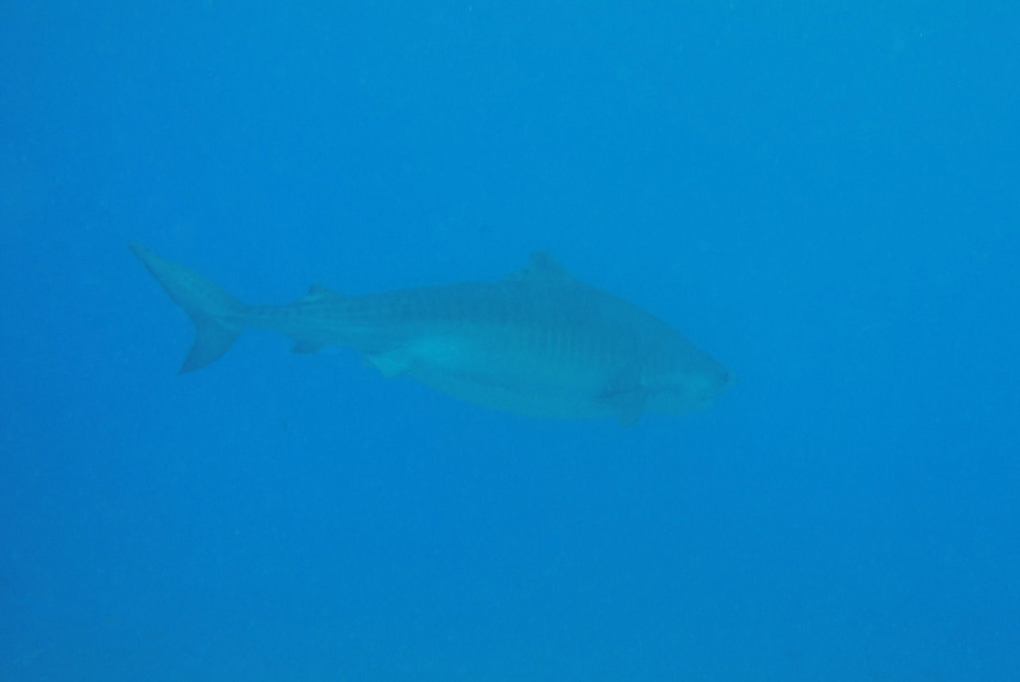
#> input picture 4th Year/Image-Processing/Assignments/Assignment1/Shark 1.PNG, 1020 x 682 px; its folder holds only this picture in this run
$ jupyter execute Assignment1.ipynb
#> lines starting #> are read from the running program, lines starting #| are printed output that depends on the picture; after the words box and inside, x2 and y2 are one past the last pixel; in counts of white or black regions, pixels touching at a corner belong together
[cell 1]
# ---------- To run the program just click 'Run All' and the file opener will come up (make sure to check your background applications)
# ---------- Select the image containing the Shark and the enhanced shark will show up (once more make sure to check your background applications)
# ---------- To stop the image, press any key or close it manually
import cv2
import easygui
from matplotlib import pyplot as plt
import numpy as np

# Read an image
I = easygui.fileopenbox(filetypes=["*.jpg","*.jpeg","*.png"])
#> the answer given: Shark 1.PNG
I = cv2.imread(I)
#> I is the input picture: shape (682, 1020, 3); mean B, G, R 198.7, 130, 4

# Resize image in case is too large or small
down_width = 1000
down_height = 500
down_points = (down_width, down_height)
I = cv2.resize(I, down_points, interpolation= cv2.INTER_LINEAR)
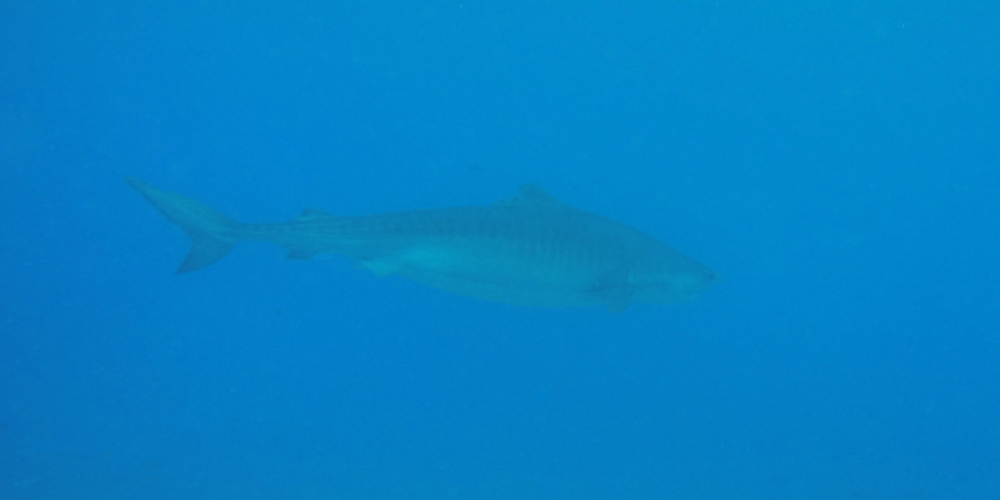
#> I: shape (500, 1000, 3); mean B, G, R 198.6, 129.9, 3.9

# Convert image to gray
grayImage = cv2.cvtColor(I, cv2.COLOR_BGR2GRAY)
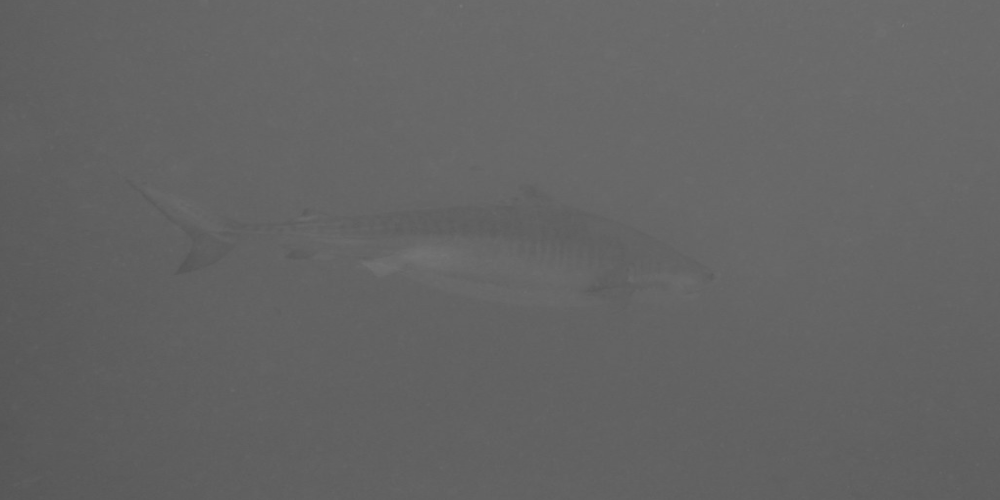
#> grayImage: shape (500, 1000); min 84, max 121, mean 100.1

# Sharpen image using a kernel
k = np.array([[0,-1,0],
              [-1,5,-1],
              [0,-1,0]])
sharpened = cv2.filter2D(grayImage, ddepth=-1, kernel=k)

# equalize image histogram
grayImage = cv2.equalizeHist(sharpened)

# Gaussian blur on the image
grayImage = cv2.GaussianBlur(grayImage,(5,5),0)
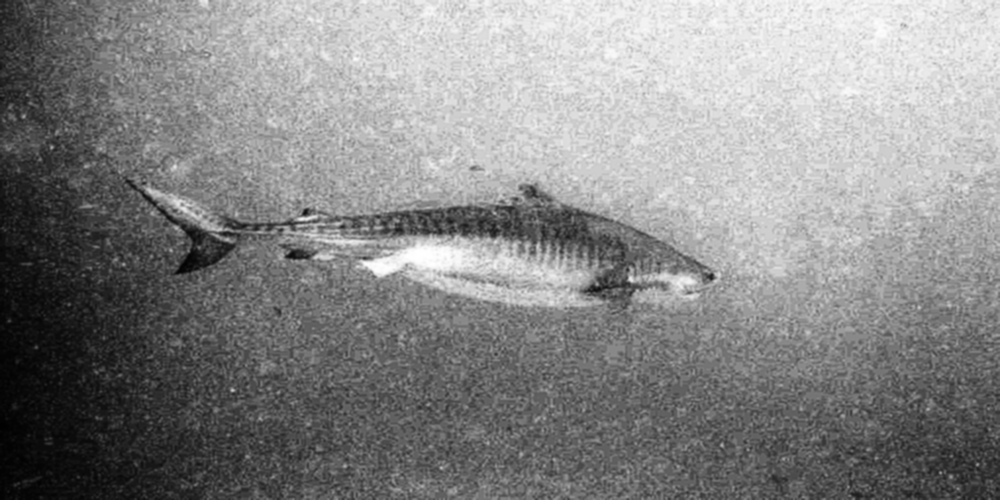
#> grayImage: shape (500, 1000); min 1, max 255, mean 135

[cell 2]
hsv = cv2.cvtColor(I, cv2.COLOR_BGR2HSV)
#> hsv: shape (500, 1000, 3); mean H, S, V 100.6, 249.9, 198.6

# Creating mask1 by defining the lower and upper values of HSV, this will detect blue colour
lower_blue = np.array([100,251,170])
upper_blue = np.array([110,255,255])
Mask1 = cv2.inRange(hsv, lower_blue, upper_blue)
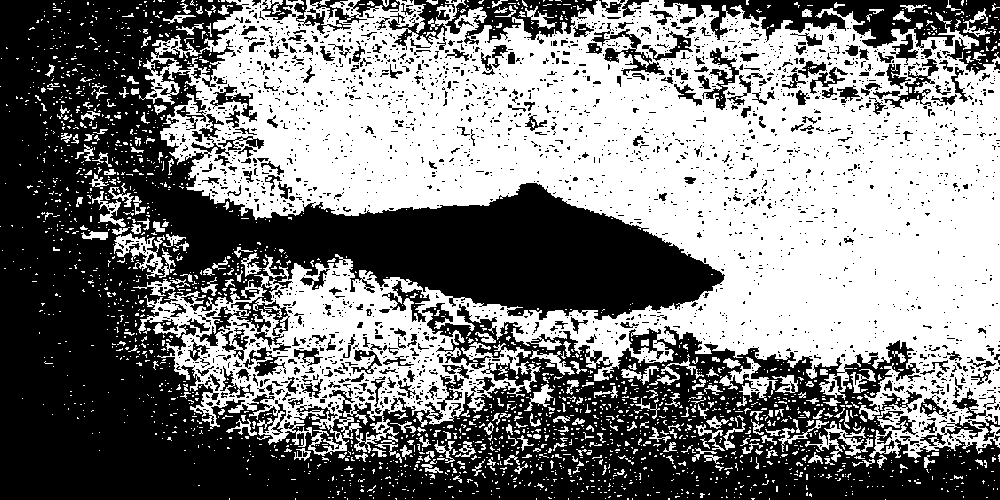
#> Mask1: shape (500, 1000); 49.5% white; 2234 white regions (1986 under 20 px), largest, box (x1, y1, x2, y2) and area: (138, 0, 1000, 463) 222052, (114, 233, 176, 279) 1015, (719, 357, 778, 401) 781

# Creating Mask2 with simple threshold
T = np.mean(I) + np.std(I)
#> T = 191.7
T, mask = cv2.threshold(I, thresh = T+8, maxval = 255, type = cv2.THRESH_BINARY)
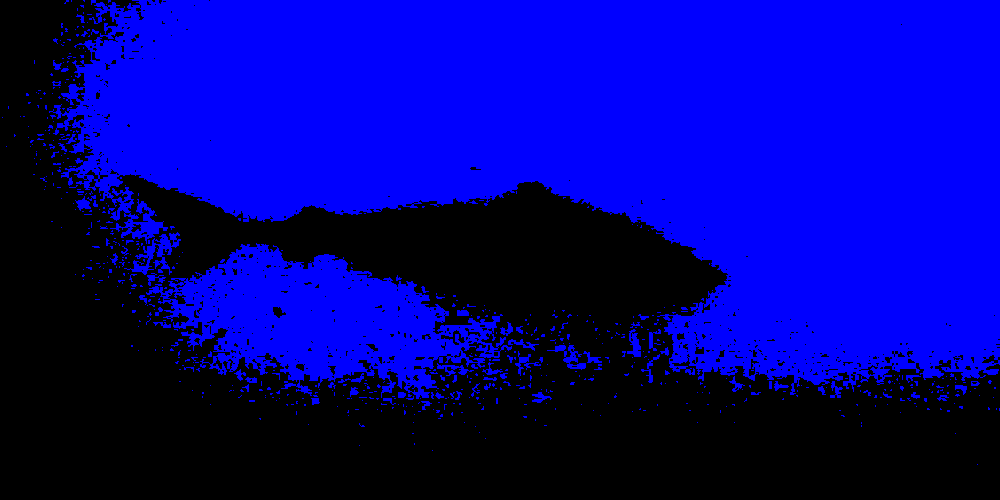
#> mask: shape (500, 1000, 3); mean B, G, R 139.8, 0, 0
#> T = 199

# Convert Mask2 to grayscale
gray_mask = cv2.cvtColor(mask, cv2.COLOR_BGR2GRAY)
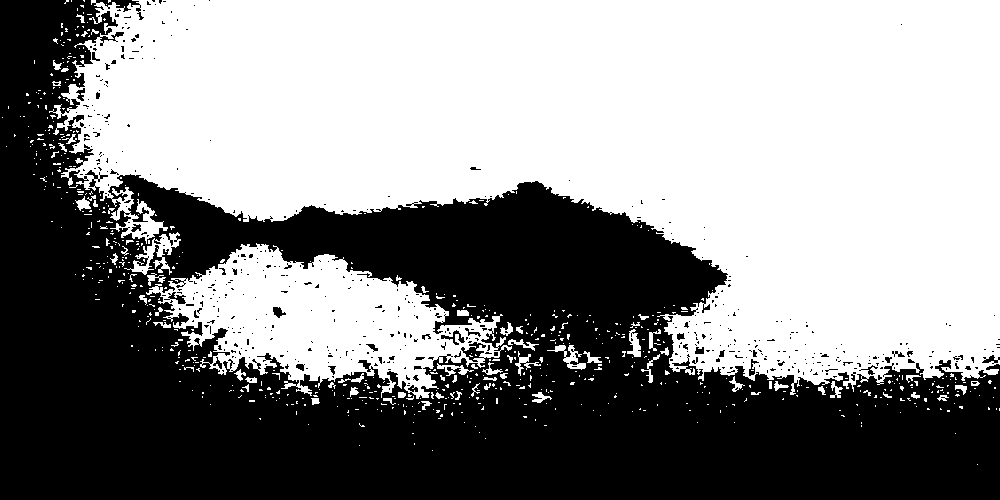
#> gray_mask: shape (500, 1000); values 0 (black) and 29 (white), 54.8% white; 510 black regions (474 under 20 px), largest, box (x1, y1, x2, y2) and area: (0, 0, 1000, 500) 222547, (441, 330, 465, 345) 118, (164, 292, 186, 304) 104

Mask2 = cv2.bitwise_and(grayImage, grayImage, mask = gray_mask)
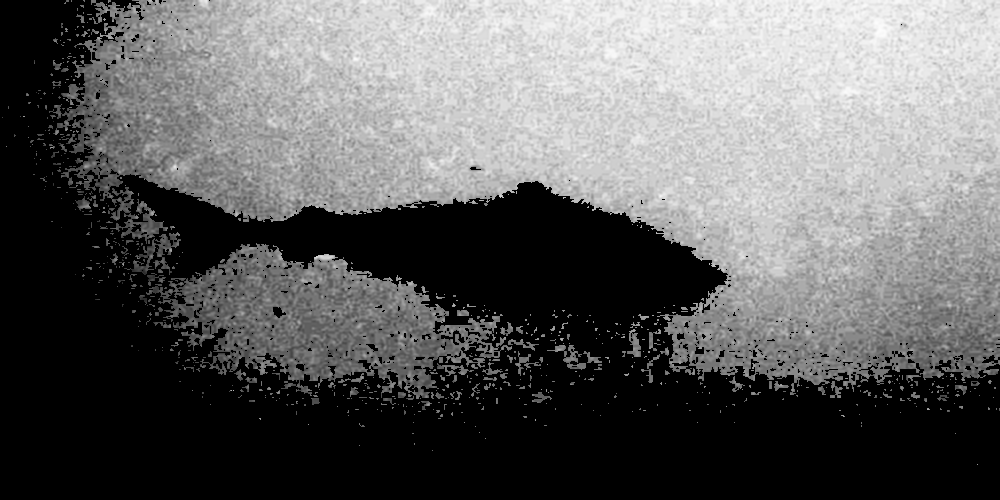
#> Mask2: shape (500, 1000); min 0, max 253, mean 96.8

# Creating Mask3 with adaptative threshold
Mask3 = cv2.adaptiveThreshold(grayImage, maxValue = 255,adaptiveMethod = cv2.ADAPTIVE_THRESH_GAUSSIAN_C,thresholdType = cv2.THRESH_BINARY,blockSize = 205, C = 8)
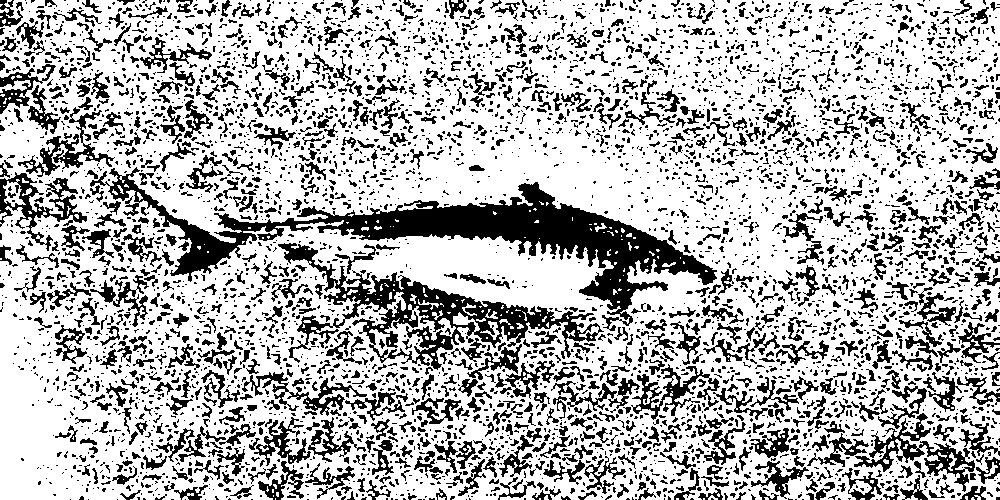
#> Mask3: shape (500, 1000); 71.6% white; 4943 black regions (3811 under 20 px)

# Combining Mask1, Mask2 and Mask3
ROI = cv2.bitwise_or(Mask1, Mask2, Mask3)
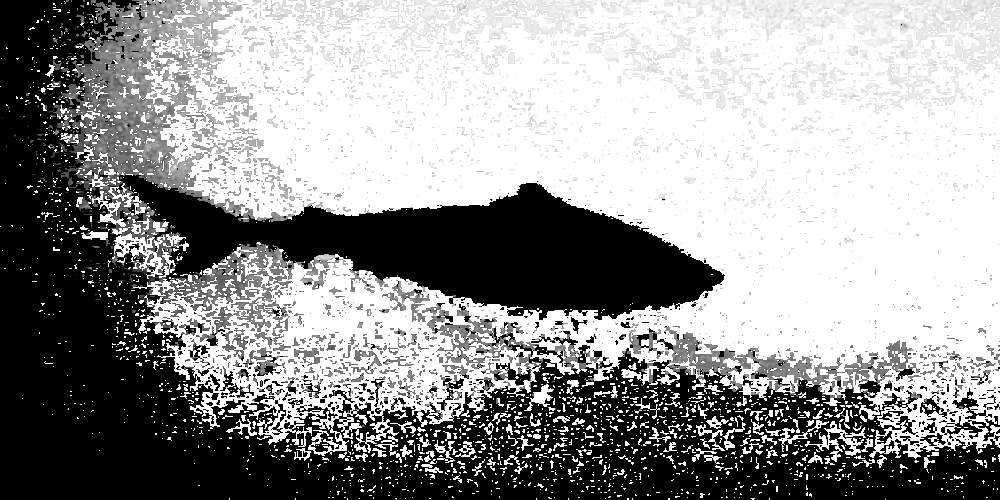
#> ROI: shape (500, 1000); min 0, max 255, mean 151.5

# Finding contours
contours, hierarchy = cv2.findContours(ROI, cv2.RETR_TREE, cv2.CHAIN_APPROX_SIMPLE)
#> contours = 2742 contours, 2511 with area under 20; largest, box (x1, y1, x2, y2) and area: (49, 0, 1000, 463) 355837, (118, 174, 726, 321) 42016, (805, 421, 873, 462) 509, (951, 387, 987, 420) 372, (495, 362, 532, 386) 345

area_array = []
count = 1
# Make list with contourArea to check the area of the countour
for i, j in enumerate(contours):
    area = cv2.contourArea(j)
    area_array.append(area)
#> this loop made 2742 passes
#> (j, area) on passes 1 to 3: ([[885, 499]], 0), ([[769, 498], [769, 499]], 0), ([[751, 498], [752, 499], [753, 499], [754, 498]], 2)
#> after the loop, area_array = 2742 values, max 355837 at index 1625, min 0 at index 0, mean 152.9

# sorting array from biggest to smallest by area using lambda function to order by first element in list (Area)
sorted_array = sorted(zip(area_array, contours), key=lambda x: x[0], reverse=True)
#> sorted_array = 2742 items

# Using the second largest countour, most likely to be the shark
should_be_shark = sorted_array[1][1]
#> should_be_shark = contour of 1146 points, box (x1, y1, x2, y2) (118, 174, 726, 321), area 42016

# Draw all contours (mostly for test)
image = cv2.drawContours(ROI, should_be_shark, -1, (0, 0, 0), 1)

# get bounding box, used to draw an approximate box around the ROI of the image
x,y,w,h = cv2.boundingRect(should_be_shark)
#> x = 118; y = 174; w = 608; h = 147

# crop the image at the bounds
crop = grayImage[y:y+h, x:x+w]
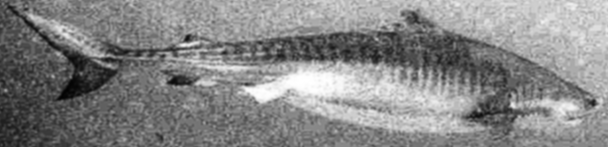
#> crop: shape (147, 608); min 2, max 255, mean 134.3

# Scale Shark
height, width = crop.shape[:2]
#> height = 147; width = 608
crop = cv2.resize(crop, dsize=(width * 2, height * 2))
#> crop: shape (294, 1216)

# Displaying the shark
cv2.imshow('''RUN It's a Shark!!''', crop)
cv2.waitKey(0)
cv2.destroyAllWindows()

$ run again, on 4th Year/Image-Processing/Assignments/Assignment1/Shark 2.PNG
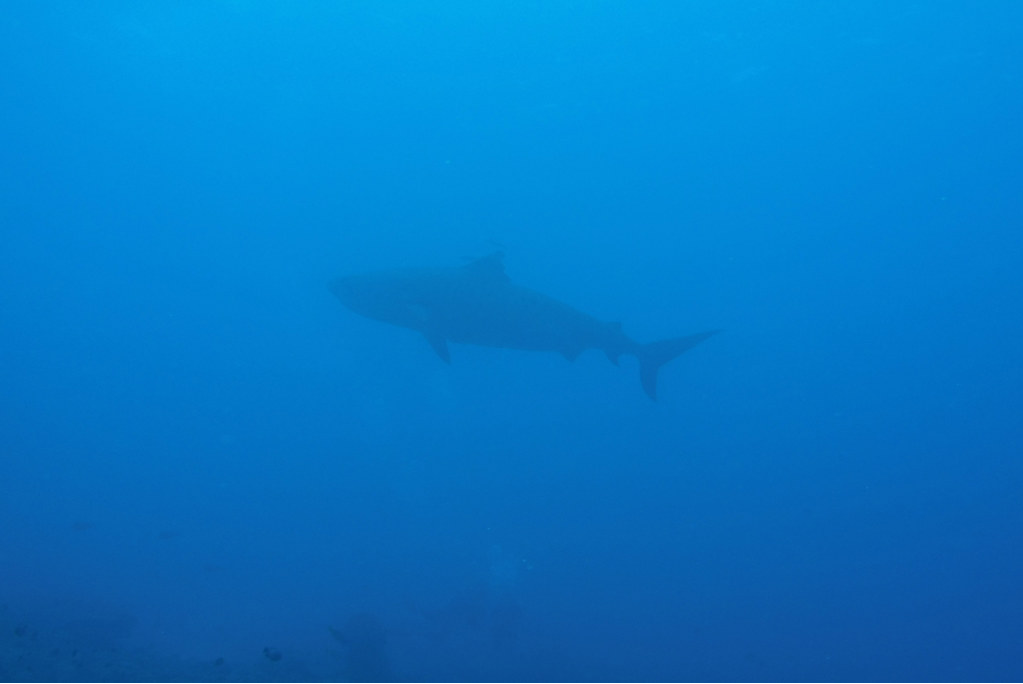
#> input picture 4th Year/Image-Processing/Assignments/Assignment1/Shark 2.PNG, 1023 x 684 px
#> I is the input picture: shape (684, 1023, 3); mean B, G, R 198.3, 120.8, 5.3
#> I: shape (500, 1000, 3)
#> hsv: shape (500, 1000, 3); mean H, S, V 102.3, 247.6, 198.2
#> `Mask1 = cv2.inRange(hsv, lower_blue, upper_blue)`:
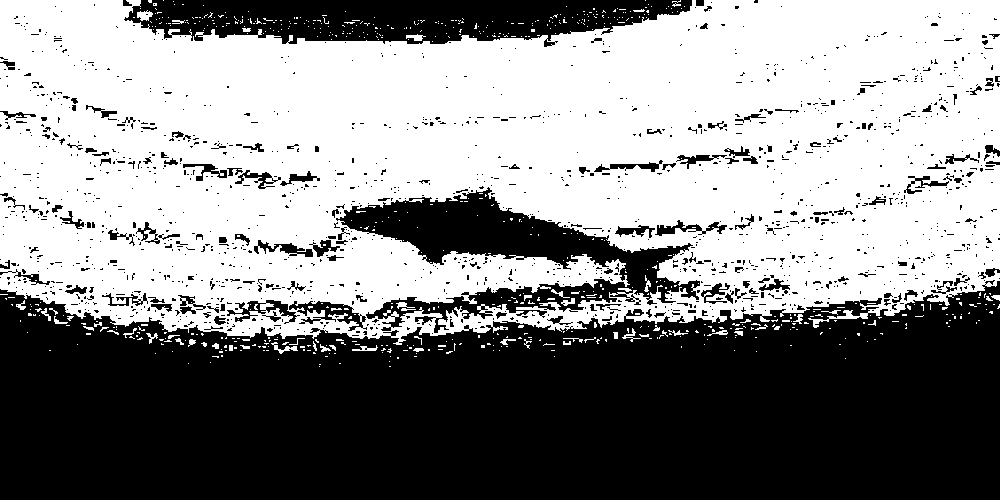
#> Mask1: shape (500, 1000); 54% white; 1449 black regions (1286 under 20 px), largest, box (x1, y1, x2, y2) and area: (0, 280, 1000, 500) 177704, (124, 0, 692, 47) 18505, (336, 187, 700, 333) 17638
#> `T = np.mean(I) + np.std(I)`: T = 190.1
#> `T, mask = cv2.threshold(I, thresh = T+8, maxval = 255, type = cv2.THRE..`: T = 198
#> Mask3: shape (500, 1000); 87.5% white; 830 black regions (819 under 20 px)
#> contours = 893 contours, 783 with area under 20; largest, box (x1, y1, x2, y2) and area: (0, 0, 1000, 345) 318004, (335, 189, 700, 334) 18769, (288, 300, 364, 332) 946, (226, 300, 267, 323) 385, (269, 299, 298, 323) 268
#> the loop `for i, j in enumerate(contours):` made 893 passes
#> area on pass 43: 20.5
#> after the loop `for i, j in enumerate(contours):`: area_array = 893 values, max 318003.5 at index 292, min 0 at index 0, mean 388.1
#> sorted_array = 893 items
#> should_be_shark = contour of 1344 points, box (x1, y1, x2, y2) (335, 189, 700, 334), area 18769
#> x = 335; y = 189; w = 365; h = 145
#> `crop = grayImage[y:y+h, x:x+w]`:
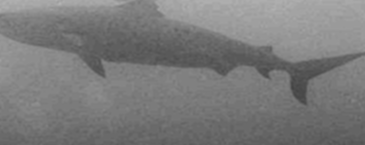
#> crop: shape (145, 365); min 68, max 179, mean 122.8
